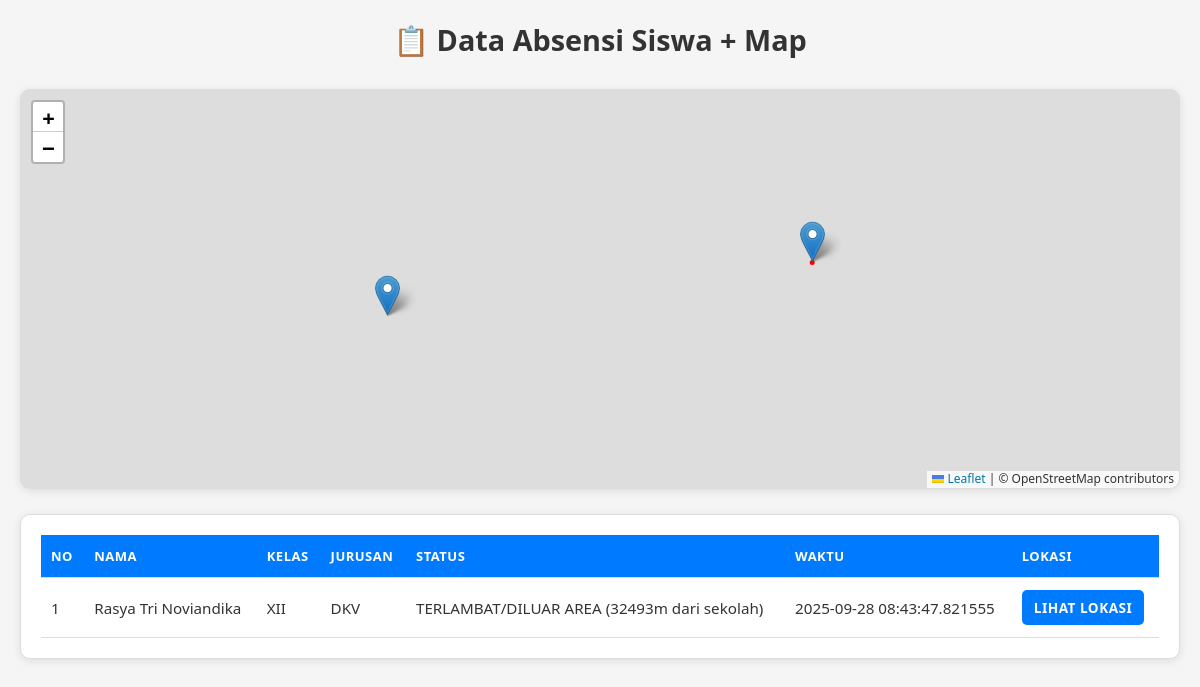
The page /admin/absensi_map (signed in) on the database its author committed.
### tables this page shows
CREATE TABLE absensi (
            id INTEGER PRIMARY KEY AUTOINCREMENT,
            siswa_id INTEGER,
            nama TEXT,
            kelas TEXT,
            jurusan TEXT,
            latitude REAL,
            longitude REAL,
            status TEXT,
            waktu TIMESTAMP DEFAULT CURRENT_TIMESTAMP
        );

### app.py (the view)
@app.route("/admin/absensi_map")
@login_required
def admin_absensi_map():
    conn = sqlite3.connect(DB_NAME)
    cur = conn.cursor()
    cur.execute("""
        SELECT nama, kelas, jurusan, status, waktu, latitude, longitude
        FROM absensi
        ORDER BY waktu DESC
    """)
    absensi = cur.fetchall()
    conn.close()
    conn = sqlite3.connect(DB_NAME)
    cur = conn.cursor()
    cur.execute("SELECT latitude, longitude FROM settings WHERE id=1")
    row = cur.fetchone()
    conn.close()
    school_lat = row[0] if row else SCHOOL_LAT
    school_lng = row[1] if row else SCHOOL_LNG
    return render_template(
        "admin/absensi_map.html",
        absensi=absensi,
        SCHOOL_LAT=school_lat,
        SCHOOL_LNG=school_lng
    )

### app.py (called while the page is built)
def login_required(f):
    from functools import wraps
    @wraps(f)
    def decorated_function(*args, **kwargs):
        if 'admin_logged_in' not in session:
            return redirect(url_for('admin_login'))
        return f(*args, **kwargs)
    return decorated_function

### templates/admin/absensi_map.html (shortened to what this page needs)
<!DOCTYPE html>
<html lang="id">
<head>
  <link rel="stylesheet" href="https://unpkg.com/leaflet/dist/leaflet.css" />
</head>
<body>
  <h2>📋 Data Absensi Siswa + Map</h2>
  <div id="map"></div>
  <div class="table-container">
    <table>
      <thead>
        <tr>
          <th>No</th>
          <th>Nama</th>
          <th>Kelas</th>
          <th>Jurusan</th>
          <th>Status</th>
          <th>Waktu</th>
          <th>Lokasi</th>
        </tr>
      </thead>
      <tbody>
        {% for a in absensi %}
        <tr>
          <td>{{ loop.index }}</td>
          <td>{{ a[0] }}</td>
          <td>{{ a[1] }}</td>
          <td>{{ a[2] }}</td>
          <td>{{ a[3] }}</td>
          <td>{{ a[4] }}</td>
          <td>
            {% if a[5] and a[6] %}
              <a class="button" href="#" onclick="focusMarker({{ loop.index0 }})">Lihat Lokasi</a>
            {% else %}
              -
            {% endif %}
          </td>
        </tr>
        {% endfor %}
      </tbody>
    </table>
  </div>
</body>
</html>

### templates/admin/absensi_map.html (style rules this page uses)
* { margin: 0; padding: 0; box-sizing: border-box; font-family: 'Segoe UI', Tahoma, Geneva, Verdana, sans-serif; }
body { background: #f5f5f5; color: #333; padding: 20px; min-height: 100vh; }
h2 { text-align: center; margin-bottom: 30px; font-size: 1.8rem; font-weight: 600; color: #333; }
#map { height: 400px; width: 100%; margin-bottom: 25px; border-radius: 10px; box-shadow: 0 2px 10px rgba(0,0,0,0.1); border: 1px solid #ddd; }
.table-container { background: #fff; padding: 20px; border-radius: 10px; box-shadow: 0 2px 10px rgba(0,0,0,0.1); border: 1px solid #ddd; overflow-x: auto; }
table { width: 100%; border-collapse: collapse; min-width: 700px; }
th, td { padding: 12px 10px; border-bottom: 1px solid #ddd; text-align: left; font-size: 0.95rem; }
th { background: #007bff; color: white; text-transform: uppercase; letter-spacing: 0.5px; font-size: 13px; font-weight: 600; }
a.button { display: inline-block; color: #fff; background: #007bff; padding: 8px 12px; border-radius: 5px; text-decoration: none; font-size: 0.85rem; font-weight: 600; transition: all 0.3s ease; text-transform: uppercase; letter-spacing: 0.5px; }
html { scroll-behavior: smooth; }

### rows shown on the page
absensi: nama "Rasya Tri Noviandika", kelas "XII", jurusan "DKV", status "TERLAMBAT/DILUAR AREA (32493m dari sekolah)", waktu "2025-09-28 08:43:47.821555"
